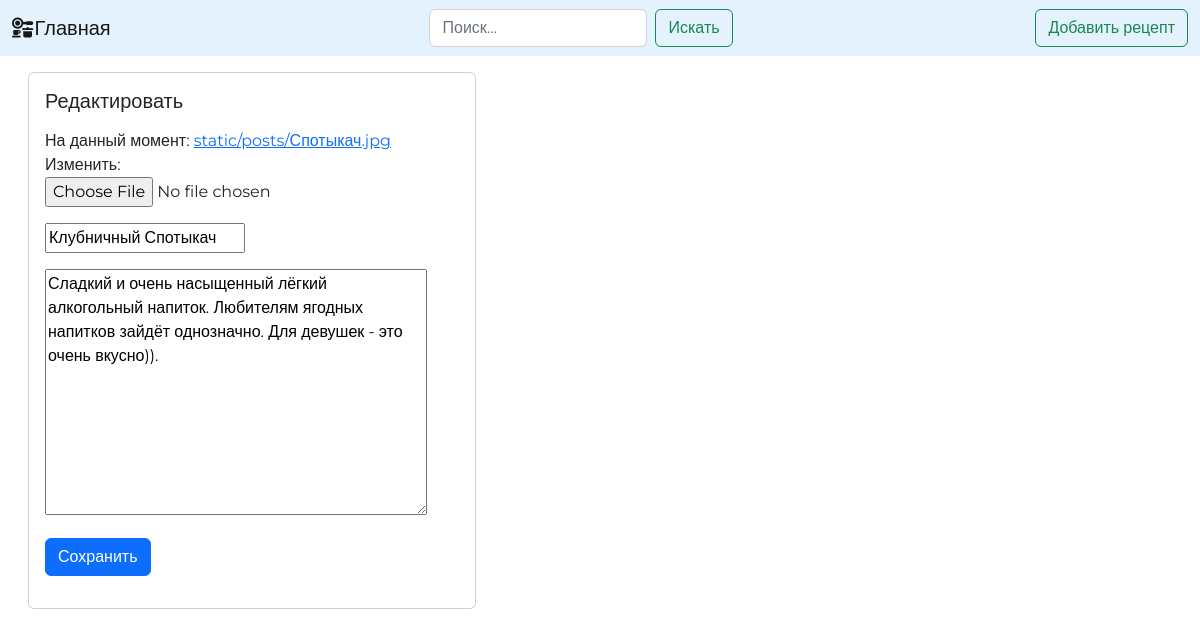
The page /edit/3 on the database its author committed.
### blog/models.py (models this page shows, shortened)
class Post(models.Model):
    author = models.CharField(max_length=20, default='User')
    image = models.ImageField(upload_to='static')
    title = models.CharField(max_length=50, null=True, blank=True)
    desc = models.TextField(max_length=150)
    class Meta:
        verbose_name = 'Пост'
        verbose_name_plural = 'Посты'

### blog/views.py (the view)
# urls.py: path('edit/<int:pk>', NeedUpdateView.as_view(), name = 'edit'),
class NeedUpdateView(UpdateView):
    model = Post
    template_name = 'edit.html'
    fields = 'image', 'title', 'desc'
    success_url = '/'

### blog/templates/edit.html (shortened to what this page needs)
{% extends 'base.html' %}
{% block content %}
    <div class="container m-3">
        <div class="card" style="width: 28rem;">
      <div class="card-body">
        <h5 class="card-title">Редактировать</h5>
        <p class="card-text">
            <form action="" method="post">
                {% for i in form %}
                    <p id="items">{{i}}</p>
                {% endfor %}
                <input type="submit" class="btn btn-primary" value="Сохранить">
            </form>
        </p>
      </div>
    </div>
    </div>
{% endblock %}

### rows shown on the page
Post: form "Клубничный Спотыкач" "Сладкий и очень насыщенный лёгкий алкогольный напиток. Любителям ягодных напитков зайдёт однозначно. Для девушек - это очень вкусно))."
